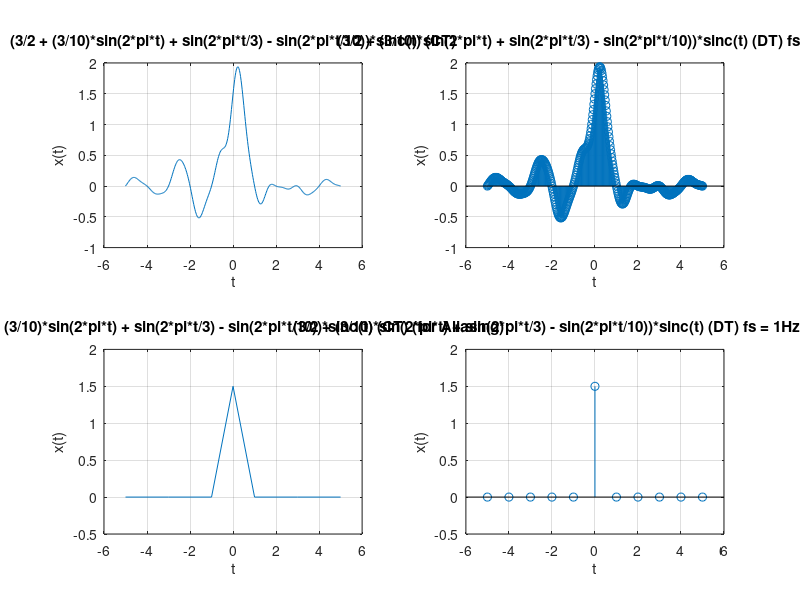

Here is the MATLAB script that generated this plot:
clc 
clear all
close all
t = -5:0.025:5;
x = (3/2 + (3/10)*sin(2*pi*t) + sin(2*pi*t/3) - sin(2*pi*t/10)).*sinc(t);
subplot(2,2,1)
plot(t,x)
grid on
xlabel('t')
ylabel('x(t)')
title('(3/2 + (3/10)*sin(2*pi*t) + sin(2*pi*t/3) - sin(2*pi*t/10))*sinc(t) (CT)')

subplot(2,2,2)
stem(t,x)
grid on
xlabel('t')
ylabel('x(t)')
title('(3/2 + (3/10)*sin(2*pi*t) + sin(2*pi*t/3) - sin(2*pi*t/10))*sinc(t) (DT) fs = 40Hz')

t = -5:1:5;
x = (3/2 + (3/10)*sin(2*pi*t) + sin(2*pi*t/3) - sin(2*pi*t/10)).*sinc(t);
subplot(2,2,3)
plot(t,x)
grid on
xlabel('t')
ylabel('x(t)')
title('(3/2 + (3/10)*sin(2*pi*t) + sin(2*pi*t/3) - sin(2*pi*t/10))*sinc(t) (CT) (for Aliasing)')

subplot(2,2,4)
stem(t,x)
grid on
xlabel('t')
ylabel('x(t)')
title('(3/2 + (3/10)*sin(2*pi*t) + sin(2*pi*t/3) - sin(2*pi*t/10))*sinc(t) (DT) fs = 1Hz (for Aliasing)')
